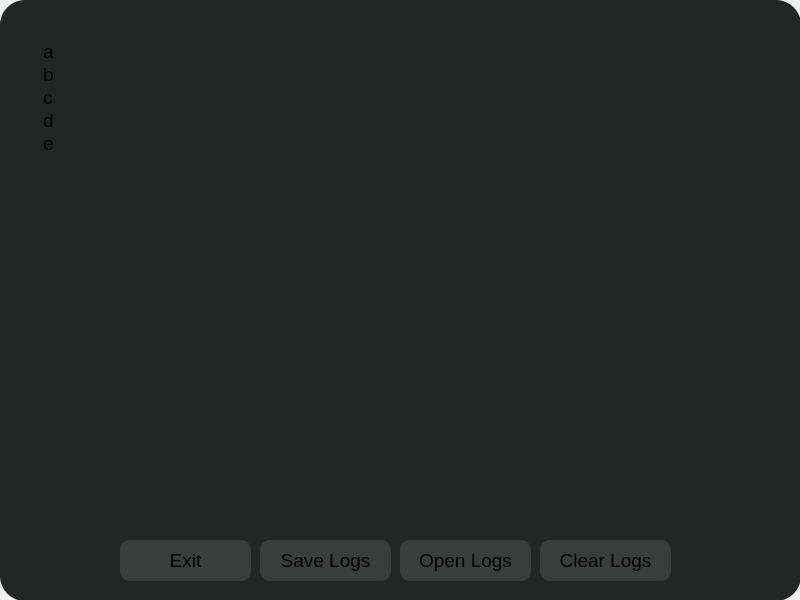
<?xml version="1.0" encoding="UTF-8"?>
<ui version="4.0">
 <class>ConsoleWindow</class>
 <widget class="QMainWindow" name="ConsoleWindow">
  <property name="geometry">
   <rect>
    <x>0</x>
    <y>0</y>
    <width>800</width>
    <height>600</height>
   </rect>
  </property>
  <property name="windowTitle">
   <string>MainWindow</string>
  </property>
  <widget class="QWidget" name="centralwidget">
   <widget class="QFrame" name="Background_2">
    <property name="geometry">
     <rect>
      <x>0</x>
      <y>0</y>
      <width>801</width>
      <height>601</height>
     </rect>
    </property>
    <property name="styleSheet">
     <string notr="true">background:rgb(35, 38, 37);
border-radius: 25px;</string>
    </property>
    <property name="frameShape">
     <enum>QFrame::StyledPanel</enum>
    </property>
    <property name="frameShadow">
     <enum>QFrame::Raised</enum>
    </property>
    <widget class="QPushButton" name="Exit">
     <property name="geometry">
      <rect>
       <x>120</x>
       <y>540</y>
       <width>131</width>
       <height>41</height>
      </rect>
     </property>
     <property name="font">
      <font>
       <pointsize>14</pointsize>
      </font>
     </property>
     <property name="cursor">
      <cursorShape>PointingHandCursor</cursorShape>
     </property>
     <property name="styleSheet">
      <string notr="true">QPushButton{
background: rgb(58,61,59);
border-radius: 10px;
}
        QPushButton:hover {
background: rgb(55,55,55);
        }</string>
     </property>
     <property name="text">
      <string>Exit</string>
     </property>
    </widget>
    <widget class="QPushButton" name="Exit_2">
     <property name="geometry">
      <rect>
       <x>260</x>
       <y>540</y>
       <width>131</width>
       <height>41</height>
      </rect>
     </property>
     <property name="font">
      <font>
       <pointsize>14</pointsize>
      </font>
     </property>
     <property name="cursor">
      <cursorShape>PointingHandCursor</cursorShape>
     </property>
     <property name="styleSheet">
      <string notr="true">QPushButton{
background: rgb(58,61,59);
border-radius: 10px;
}
        QPushButton:hover {
background: rgb(55,55,55);
        }</string>
     </property>
     <property name="text">
      <string>Save Logs</string>
     </property>
    </widget>
    <widget class="QPushButton" name="Exit_3">
     <property name="geometry">
      <rect>
       <x>400</x>
       <y>540</y>
       <width>131</width>
       <height>41</height>
      </rect>
     </property>
     <property name="font">
      <font>
       <pointsize>14</pointsize>
      </font>
     </property>
     <property name="cursor">
      <cursorShape>PointingHandCursor</cursorShape>
     </property>
     <property name="styleSheet">
      <string notr="true">QPushButton{
background: rgb(58,61,59);
border-radius: 10px;
}
        QPushButton:hover {
background: rgb(55,55,55);
        }</string>
     </property>
     <property name="text">
      <string>Open Logs</string>
     </property>
    </widget>
    <widget class="QPushButton" name="Exit_4">
     <property name="geometry">
      <rect>
       <x>540</x>
       <y>540</y>
       <width>131</width>
       <height>41</height>
      </rect>
     </property>
     <property name="font">
      <font>
       <pointsize>14</pointsize>
      </font>
     </property>
     <property name="cursor">
      <cursorShape>PointingHandCursor</cursorShape>
     </property>
     <property name="styleSheet">
      <string notr="true">QPushButton{
background: rgb(58,61,59);
border-radius: 10px;
}
        QPushButton:hover {
background: rgb(55,55,55);
        }</string>
     </property>
     <property name="text">
      <string>Clear Logs</string>
     </property>
    </widget>
    <widget class="QListWidget" name="listWidget">
     <property name="geometry">
      <rect>
       <x>40</x>
       <y>40</y>
       <width>711</width>
       <height>481</height>
      </rect>
     </property>
     <property name="font">
      <font>
       <pointsize>14</pointsize>
      </font>
     </property>
     <item>
      <property name="text">
       <string>a</string>
      </property>
     </item>
     <item>
      <property name="text">
       <string>b</string>
      </property>
     </item>
     <item>
      <property name="text">
       <string>c</string>
      </property>
     </item>
     <item>
      <property name="text">
       <string>d</string>
      </property>
     </item>
     <item>
      <property name="text">
       <string>e</string>
      </property>
     </item>
    </widget>
   </widget>
  </widget>
 </widget>
 <resources/>
 <connections/>
</ui>
